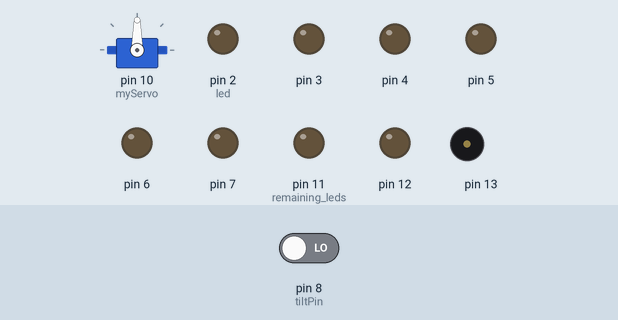
Recording of a sketch running on a simulated Arduino Uno, built with avr-gcc and run on an emulated ATmega328P. On the bench: servo, output pins drawn as LEDs (lit = HIGH), buzzer (waves = sounding). The test bench sets the inputs (shaded band); at power-on: pin 8 (tiltPin) LOW.

Above: at 0.1 s.
At 1.6 s:
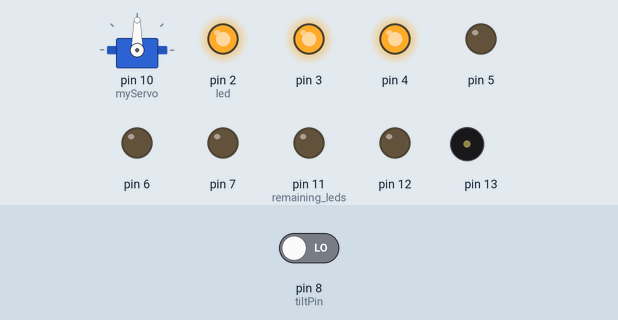
At 4.2 s:
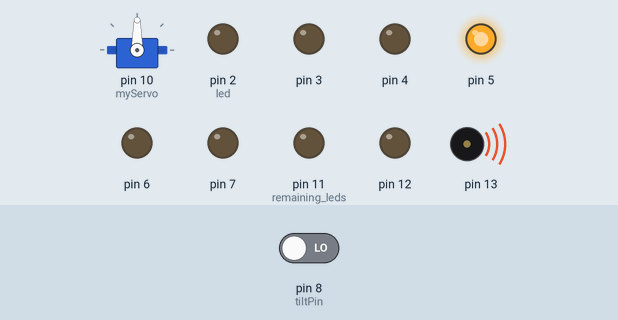
At 9.7 s:
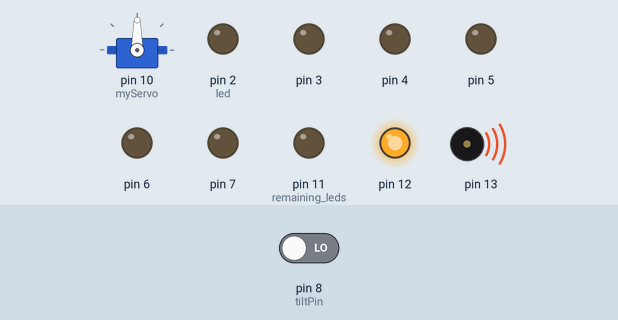
At 24.4 s:
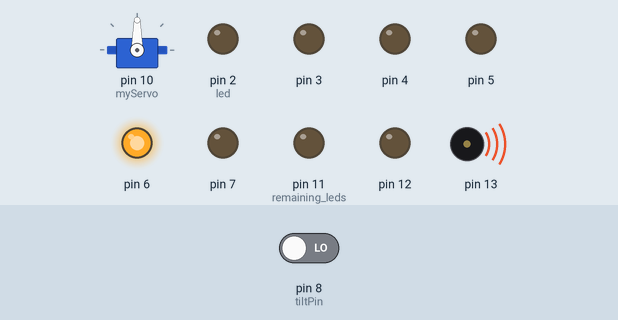
At 37.8 s:
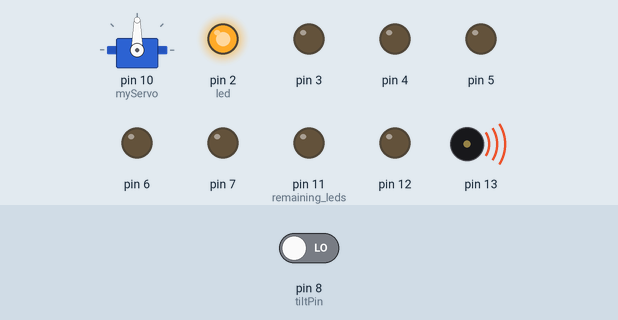
Timing chart, 0 to 40.0 s (numbered marks = the images above):
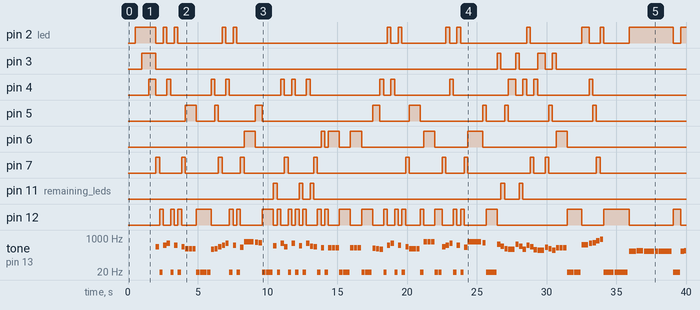

Measured:
- by itself, pin 2 (led): LOW → HIGH at 0.50 s, → LOW 1.5 s later, → HIGH 0.53 s later, → LOW 0.26 s later, … (27 changes in this stretch)
- by itself, pin 3: LOW → HIGH at 1.0 s, → LOW 1.0 s later, → HIGH 24.5 s later, → LOW 0.26 s later, … (10 changes in this stretch)
- by itself, pin 4: LOW → HIGH at 1.5 s, → LOW 0.50 s later, → HIGH 0.79 s later, → LOW 0.26 s later, … (28 changes in this stretch)
- by itself, pin 5: LOW → HIGH at 4.1 s, → LOW 0.79 s later, → HIGH 1.3 s later, → LOW 0.26 s later, … (18 changes in this stretch)
- by itself, pin 6: LOW → HIGH at 8.3 s, → LOW 0.79 s later, → HIGH 4.7 s later, → LOW 0.26 s later, … (14 changes in this stretch)
- by itself, pin 7: LOW → HIGH at 2.0 s, → LOW 0.26 s later, → HIGH 1.6 s later, → LOW 0.26 s later, … (24 changes in this stretch)
- by itself, pin 11 (remaining_leds): LOW → HIGH at 10.4 s, → LOW 0.26 s later, → HIGH 1.6 s later, → LOW 0.26 s later, … (10 changes in this stretch)
- by itself, pin 12: LOW → HIGH at 2.3 s, → LOW 0.26 s later, → HIGH 0.53 s later, → LOW 0.26 s later, … (52 changes in this stretch)

The sketch:

mcdonoughLab4.ino
```cpp
/*lab 8 */
const int tiltPin = 8;   //tilt sensor read pin
unsigned long previousTime = 0;
int tiltState = 0;  //state of pin
int prevTiltState = 0;   //state pin previously was
int led = 2;        //starting pin of led
long interval = 500;  //delay time when starting

/*lab 5*/
#include <Servo.h>  //servo class
Servo myServo;  //servo object


void setup() {
  Serial.begin(9600);
  for(int x = 2; x<8; x++)  //configures the leds
  {
   pinMode(x, OUTPUT);
  }
  pinMode(11,OUTPUT);  //remaining leds
  pinMode(12,OUTPUT);
  pinMode(tiltPin, INPUT);  //tiltPin current serves as input

  myServo.attach(10);  //pin of servo
}

void loop() {
  unsigned long currentTime = millis();
  if(currentTime - previousTime > interval)
  {
   previousTime = currentTime;
   digitalWrite(led, HIGH);
   led++;
  if(led == 6)  //once the 4 primer leds are lit, the song begins
  {
     song();  //plays song
     shutLightsOff(); //shuts lights off
     moveServo();  //moves servo
   }
  }
  tiltState = digitalRead(tiltPin);  //reads tilt
  if(tiltState != prevTiltState)  //if tilt sensor was moved
  {
   shutLightsOff();  //shuts lights off
   led = 2;  //sets starting led back to first (on 2nd pin)
   previousTime = currentTime;
}
 prevTiltState = tiltState;
 int i = 0;

}

void shutLightsOff()  //shuts off all led lights
{
      for(int x = 2; x<8; x++)
     {
     digitalWrite(x, LOW);
     }
     digitalWrite(11, LOW);
     digitalWrite(12, LOW);
}

void moveServo()   //moves the servo
{
 int i = 0;
 while (i <50)
   {
     myServo.write(150);
     delay(15);
     myServo.write(40);
     delay(15);
     myServo.write(120);
     delay(15);
     myServo.write(10);
     delay(15);
     i++;
     Serial.println(i);
   }
}

void song()  //plays the song
{
  /* pitch followed by the duration in milliseconds*/
  int melody []= {370,263, 1,263, 440,263, 554,263, 1,263,440,263, 1,263, 370,263,
  294,263, 294,263, 294,263, 1,263, 1,526, 1,263, 277,263,
  294,263, 370,263, 440,263, 554,263, 1,263, 440,263, 1,263, 349,263,
  659,790, 622,263, 587,263, 1,263, 1,526,

  415,263, 1,263, 554,263, 370,263, 1,263,554,263, 1,263, 415,263,
  1,263, 554,263, 392,263, 370,263, 1,263, 330,263, 1,263,
  330,263, 330,263, 330,263, 1,263, 1,526, 330,263, 330,263,
  330,263, 1,263, 1,526, 311,263, 294,263,

  277,263, 1,263, 440,263, 554,263, 1,263,440,263, 1,263, 370,263,
  294,263, 294,263, 294,263, 1,263, 659,263, 659,263, 659,263, 1,263,
  1,263, 370,263, 440,263, 554,263, 1,263, 440,263, 1,263, 349,263,
  659,1052, 587,263, 1,263, 1,526,

  494,263, 392,263, 294,263, 277,526, 494,263, 392,263, 277,263,
  440,263, 370,263, 262,263, 247,526, 349,263, 294,263, 247,263,
  330,263, 330,263, 330,263, 1,526, 1,526, 466,526,
  554,263, 587,263, 740,263, 880,263, 1,263, 1,526,

  1,1052, 220,526, 233,526,
  220,790, 220,263, 220,1052,
  1,526, 220,263, 233,263, 220,263, 349,526, 262,263,
  220,790, 220,263, 220,1052,

  1,1052, 247,526, 262,526,
  277,790, 262,263, 277,1052,
  1,526, 277,263, 262,263, 277,263, 415,526, 311,263,
  277,790, 311,263, 247,2100,

  330,526, 330,526, 330,526, 1,263};

  int thisNote;
  for (thisNote = 0; thisNote < 286; thisNote = thisNote + 2) //286 is size of array
  {
      int pitch = melody[thisNote];
      int duration = melody[thisNote+1];

    if(pitch == 220 || pitch == 233 || pitch == 466 || pitch == 440 || pitch == 880)  //note is a variant of A
    {
      shutLightsOff();   //ensures all other lights are off
      digitalWrite(2, HIGH);  //turns on light attached to pin 2
    }

    else if(pitch == 247 || pitch == 494)   //note is a variant of B
    {
      shutLightsOff();
      digitalWrite(3, HIGH);  //turns on light attached to pin 3
    }

    else if(pitch == 277 || pitch == 262 || pitch == 554)    //note is a variant of C
    {
      shutLightsOff();
      digitalWrite(4, HIGH);   //turns on light attached to pin 4
    }

    else if(pitch == 311 || pitch == 294 || pitch == 622 || pitch == 587)   //note is a variant of D
     {
      shutLightsOff();
      digitalWrite(5, HIGH);   //turns on light attached to pin 5
     }

    else if(pitch == 330 || pitch == 659)   //note is a variant of E
     {
      shutLightsOff();
      digitalWrite(6, HIGH);  //turns on light attached to pin 6
     }

    else if(pitch == 370 || pitch == 349 || pitch == 740)  //note is a variant of F
      {
        shutLightsOff();
      digitalWrite(7, HIGH);   //turns on light attached to pin 7
      }

    else if(pitch == 415 || pitch == 392)   //note is a variant of G
     {
      shutLightsOff();
      digitalWrite(11, HIGH);  //turns on light attached to pin 11
     }

    else if(pitch == 1)   //rest (no note)
    {
      shutLightsOff();
      digitalWrite(12, HIGH);  //turns on light attached to pin 12
    }


    tone(13, pitch, duration*.9);  //tone is (pin, pitch, duration)
    delay(duration);
    noTone(13);      // stop the waveform generation before the next note

  }
}
```
